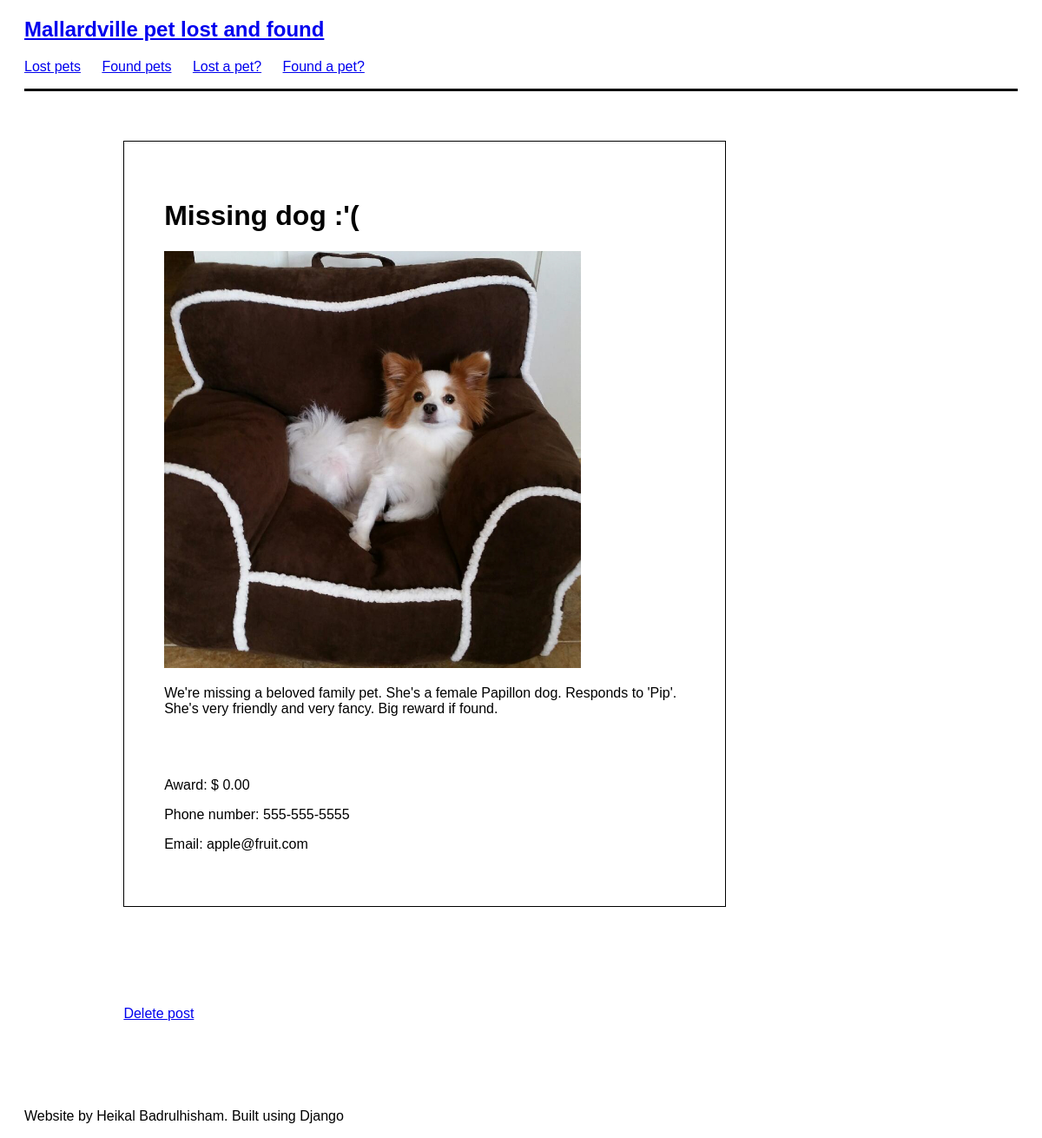
/post/11, run on the app's committed database.
### posts/models.py (models this page shows, shortened)
class Post(models.Model):
    title = models.CharField(max_length=80)
    picture = models.ImageField(upload_to='uploads/', blank=True, null=True)
    description = models.TextField(null=True)
    email = models.EmailField(blank=True, null=True)
    phone = models.CharField(max_length=80, blank=True, null=True)
    date_posted = models.DateField(auto_now=True)
    award = models.DecimalField(max_digits=100, decimal_places=2, blank=True,
                                null=True, default=0.00)
    password = models.CharField(default='password', max_length=100)
    def get_delete_url(self):
        return reverse('post-delete', kwargs={'id': self.id})

### posts/views.py (the view)
# urls.py: path('<int:id>', post_detail_view, name='post-detail'),
def post_detail_view(request, id):
    post = get_object_or_404(Post, id=id)
    context = {'post': post}
    return render(request, 'posts/post_detail.html', context)

### posts/templates/posts/post_detail.html
{% extends 'base.html' %}
{% block content %}
<div class="post">
    <h1>{{ post.title }}</h1>
    {% if post.picture %}
    <img src="{{ post.picture.url }}">
    {% endif %}
    <p class="description">{{ post.description }}</p>
    {% if post.lostpost %}
        <p>Award: $ {{ post.award }}</p>
    {% endif %}
    {% if post.phone %}
        <p>Phone number: {{ post.phone }}</p>
    {% endif %}
    {% if post.email %}
        <p>Email: {{ post.email }}</p>
    {% endif %}
</div>
<a href="{{ post.get_delete_url }}" class='delete-link'>Delete post</a>
{% endblock %}

### static/css/style.css (style rules this page uses)
* { font-family: Helvetica, sans-serif; }
body { padding: 20px; padding-top: 0px; padding-bottom: 0px; }
.post { margin: 10%; margin-top: 5%; width: 80%; max-width: 600px; padding:4%; border-style: solid; border-width: thin; }
.post img { width: 80%; }
.post .description { margin-bottom: 70px; }
a.delete-link { margin-left: 10%; }

### data on the page
Post: title "Missing dog :'(", picture (picture), description "We're missing a beloved family pet. She's a female Papillon dog. Responds to 'Pip'. She's very friendly and very fancy. Big reward if found.", award "0.00", phone "555-555-5555", email "apple@fruit.com"
